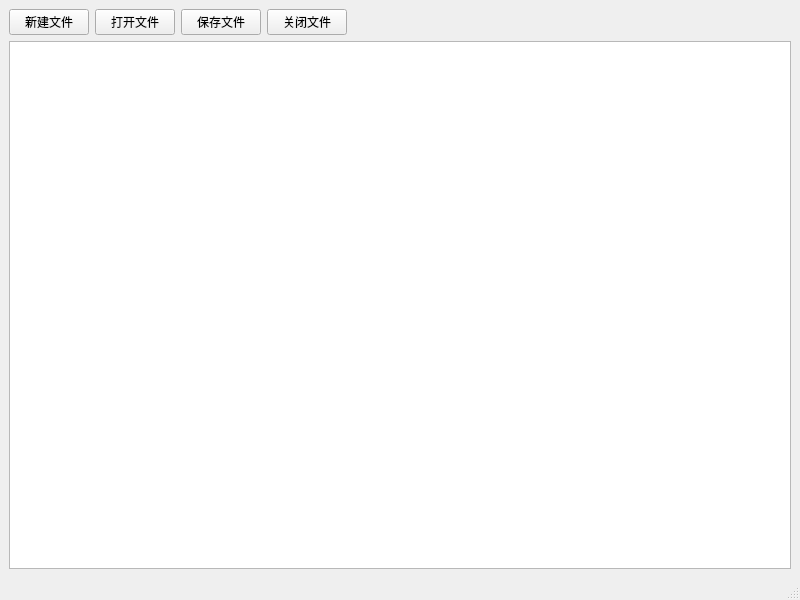
<?xml version="1.0" encoding="UTF-8"?>
<ui version="4.0">
 <class>NoteBook</class>
 <widget class="QMainWindow" name="NoteBook">
  <property name="windowModality">
   <enum>Qt::WindowModality::WindowModal</enum>
  </property>
  <property name="geometry">
   <rect>
    <x>0</x>
    <y>0</y>
    <width>800</width>
    <height>600</height>
   </rect>
  </property>
  <property name="windowTitle">
   <string>Malloc的记事本</string>
  </property>
  <widget class="QWidget" name="centralwidget">
   <property name="sizePolicy">
    <sizepolicy hsizetype="Ignored" vsizetype="Ignored">
     <horstretch>0</horstretch>
     <verstretch>0</verstretch>
    </sizepolicy>
   </property>
   <layout class="QVBoxLayout" name="verticalLayout">
    <item>
     <layout class="QHBoxLayout" name="horizontalLayout">
      <item>
       <widget class="QPushButton" name="btnNew">
        <property name="text">
         <string>新建文件</string>
        </property>
       </widget>
      </item>
      <item>
       <widget class="QPushButton" name="btnOpen">
        <property name="text">
         <string>打开文件</string>
        </property>
       </widget>
      </item>
      <item>
       <widget class="QPushButton" name="btnSave">
        <property name="text">
         <string>保存文件</string>
        </property>
       </widget>
      </item>
      <item>
       <widget class="QPushButton" name="btnClose">
        <property name="text">
         <string>关闭文件</string>
        </property>
       </widget>
      </item>
      <item>
       <spacer name="sp">
        <property name="orientation">
         <enum>Qt::Orientation::Horizontal</enum>
        </property>
        <property name="sizeHint" stdset="0">
         <size>
          <width>40</width>
          <height>20</height>
         </size>
        </property>
       </spacer>
      </item>
     </layout>
    </item>
    <item>
     <widget class="QTextEdit" name="textEdit">
      <property name="sizePolicy">
       <sizepolicy hsizetype="Expanding" vsizetype="Expanding">
        <horstretch>0</horstretch>
        <verstretch>0</verstretch>
       </sizepolicy>
      </property>
      <property name="verticalScrollBarPolicy">
       <enum>Qt::ScrollBarPolicy::ScrollBarAlwaysOff</enum>
      </property>
      <property name="horizontalScrollBarPolicy">
       <enum>Qt::ScrollBarPolicy::ScrollBarAlwaysOff</enum>
      </property>
     </widget>
    </item>
   </layout>
  </widget>
  <widget class="QStatusBar" name="statusbar"/>
 </widget>
 <resources/>
 <connections/>
</ui>
